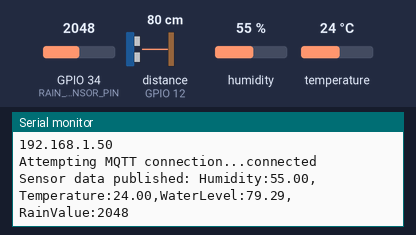
A sketch run on a simulated ESP32. Parts: the last lines printed to the serial monitor. Wiring (inferred from the names in the program): ultrasonic range finder: trigger GPIO 13; echo GPIO 12. The test bench sets the inputs (shaded band); at power-on: distance to the obstacle (sensor on GPIO 12) 80 cm, GPIO 34 (RAIN_SENSOR_PIN) = 2048, humidity 55 %, temperature 24 °C. The echo pulse lasts 58.3 µs per cm; WiFi joins after 1.5 s; servers stay silent unless stated; random numbers use the default seed unless the sketch sets one; no MQTT or app messages arrive unless stated.

Above: at 3.2 s.
3.3 s: distance to the obstacle (sensor on GPIO 12) set to 56 cm
At 8.0 s:
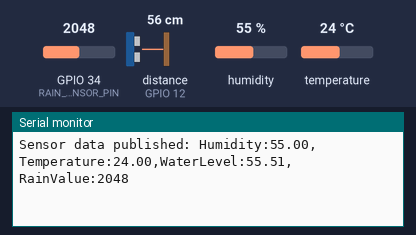
8.9 s: distance to the obstacle (sensor on GPIO 12) set to 48 cm
At 12.9 s:
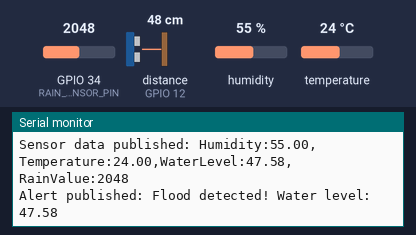
18.6 s: GPIO 34 (RAIN_SENSOR_PIN) set to 1933
At 23.2 s:
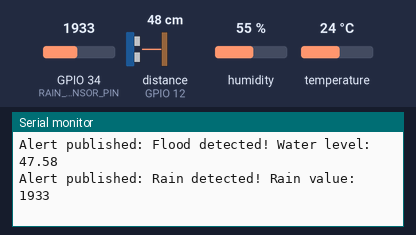
Timing chart, 0 to 24.7 s (numbered marks = the images above; inputs shaded):
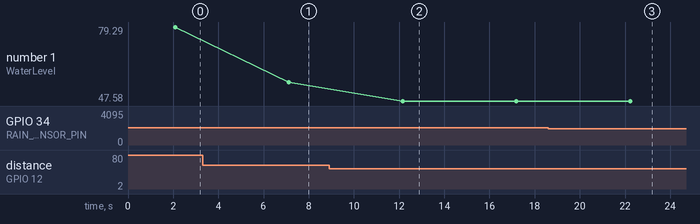

Measured:
- the behaviour switches between 51 and 50 cm on distance to the obstacle (sensor on GPIO 12) (found by bisection; images 1 and 2)
- the behaviour switches between 2000 and 1999 on GPIO 34 (RAIN_SENSOR_PIN) (found by bisection; images 2 and 3)
- after the input at 3.3 s, the serial monitor: prints a new line after 3.8 s (image 1)
- after the input at 8.9 s, the serial monitor: prints a new line after 3.3 s (image 2)
- after the input at 18.6 s, the serial monitor: prints a new line after 3.6 s (image 3)
- plotted number 1: 79.29 → 55.51 after the input at 3.3 s, 55.51 → 47.58 after the input at 8.9 s

The sketch:

floodide.ino
```cpp
#include <WiFi.h>
#include <PubSubClient.h>
#include <DHT.h>

// WiFi credentials
const char* ssid = "Tharun"; // Your WiFi SSID
const char* password = "Password"; // Your WiFi Password

// MQTT Broker
const char* mqtt_server = "broker.emqx.io";
const int port = 1883;
const char* publishTopic = "floodDetection/sensorData";
const char* publishRainTopic = "floodDetection/alertrainData";
const char* publishFloodTopic = "floodDetection/alertfloodData";

#define DHTPIN 14 // Pin for DHT sensor
#define DHTTYPE DHT11
#define TRIG_PIN 13 // Trigger pin for ultrasonic sensor
#define ECHO_PIN 12 // Echo pin for ultrasonic sensor
#define RAIN_SENSOR_PIN 34 // Rain sensor pin

// Thresholds
const float HUMIDITY_THRESHOLD = 80.0;
const float TEMPERATURE_THRESHOLD = 35.0;
const float WATER_LEVEL_THRESHOLD = 50.0;
const int RAIN_SENSOR_THRESHOLD = 2000;

// DHT and MQTT Setup
DHT dht(DHTPIN, DHTTYPE);
WiFiClient espClient;
PubSubClient client(espClient);

void setup_wifi();
void reconnect();
void publishSensorData(float humidity, float temperature, float waterLevel, int rainValue);
void publishAlert(const char* topic, const String alertMessage);

void setup() {
    Serial.begin(115200);

    pinMode(TRIG_PIN, OUTPUT);
    pinMode(ECHO_PIN, INPUT);

    // Connect to WiFi
    setup_wifi();

    // MQTT Server Setup
    client.setServer(mqtt_server, port);
    dht.begin();
}

void loop() {
    if (!client.connected()) {
        reconnect();
    }
    client.loop();

    // Read sensor data
    float humidity =dht.readHumidity();
    float temperature = dht.readTemperature();
    float waterLevel =measureWaterLevel();
    int rainValue = readRainSensor();

    if (isnan(humidity) || isnan(temperature)) {
        Serial.println("Failed to read from DHT sensor!");
        return;
    }

    publishSensorData(humidity, temperature, waterLevel, rainValue);

    if (waterLevel < WATER_LEVEL_THRESHOLD) {
        publishAlert(publishFloodTopic, "Flood detected! Water level: " + String(waterLevel));
    }
    if (rainValue < RAIN_SENSOR_THRESHOLD) {
        publishAlert(publishRainTopic, "Rain detected! Rain value: " + String(rainValue));
    }

    delay(5000);
}

void publishSensorData(float humidity, float temperature, float waterLevel, int rainValue) {
    if (client.connected()) {
        String message = "Humidity:" + String(humidity) +
                         ",Temperature:" + String(temperature) +
                         ",WaterLevel:" + String(waterLevel) +
                         ",RainValue:" + String(rainValue);
        client.publish(publishTopic, message.c_str());
        Serial.println("Sensor data published: " + message);
    }
}

void publishAlert(const char* topic, const String alertMessage) {
    if (client.connected()) {
        client.publish(topic, alertMessage.c_str());
        Serial.println("Alert published: " + alertMessage);
    }
}

float measureWaterLevel() {
    digitalWrite(TRIG_PIN, LOW);
    delayMicroseconds(2);
    digitalWrite(TRIG_PIN, HIGH);
    delayMicroseconds(10);
    digitalWrite(TRIG_PIN, LOW);

    long duration = pulseIn(ECHO_PIN, HIGH);
    float distance = duration * 0.034 / 2;

    return distance;
}

int readRainSensor() {
    return analogRead(RAIN_SENSOR_PIN);
}

void setup_wifi() {
    delay(10);
    Serial.println();
    Serial.print("Connecting to ");
    Serial.println(ssid);

    WiFi.begin(ssid, password);

    while (WiFi.status() != WL_CONNECTED) {
        delay(1000);
        Serial.print(".");
    }

    Serial.println();
    Serial.println("WiFi connected");
    Serial.println("IP address: ");
    Serial.println(WiFi.localIP());
}

void reconnect() {
    while (!client.connected()) {
        Serial.print("Attempting MQTT connection...");
        String clientId = "ESP32Client_" + String(random(0xffff), HEX);
        if (client.connect(clientId.c_str())) {
            Serial.println("connected");
            client.subscribe(publishTopic);
            client.subscribe(publishRainTopic);
            client.subscribe(publishFloodTopic);
        } else {
            Serial.print("failed, rc=");
            Serial.print(client.state());
            Serial.println(" try again in 5 seconds");
            delay(5000);
        }
    }
}
```
